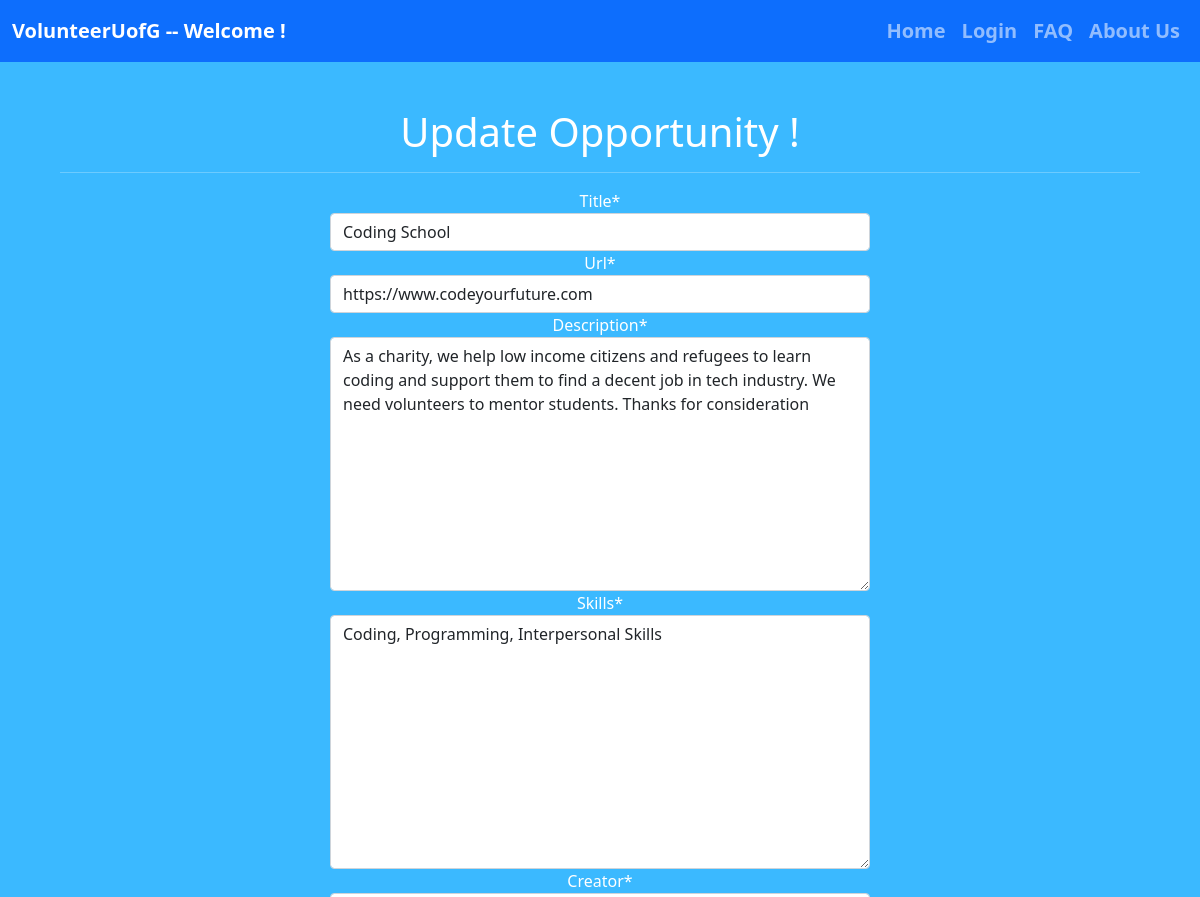
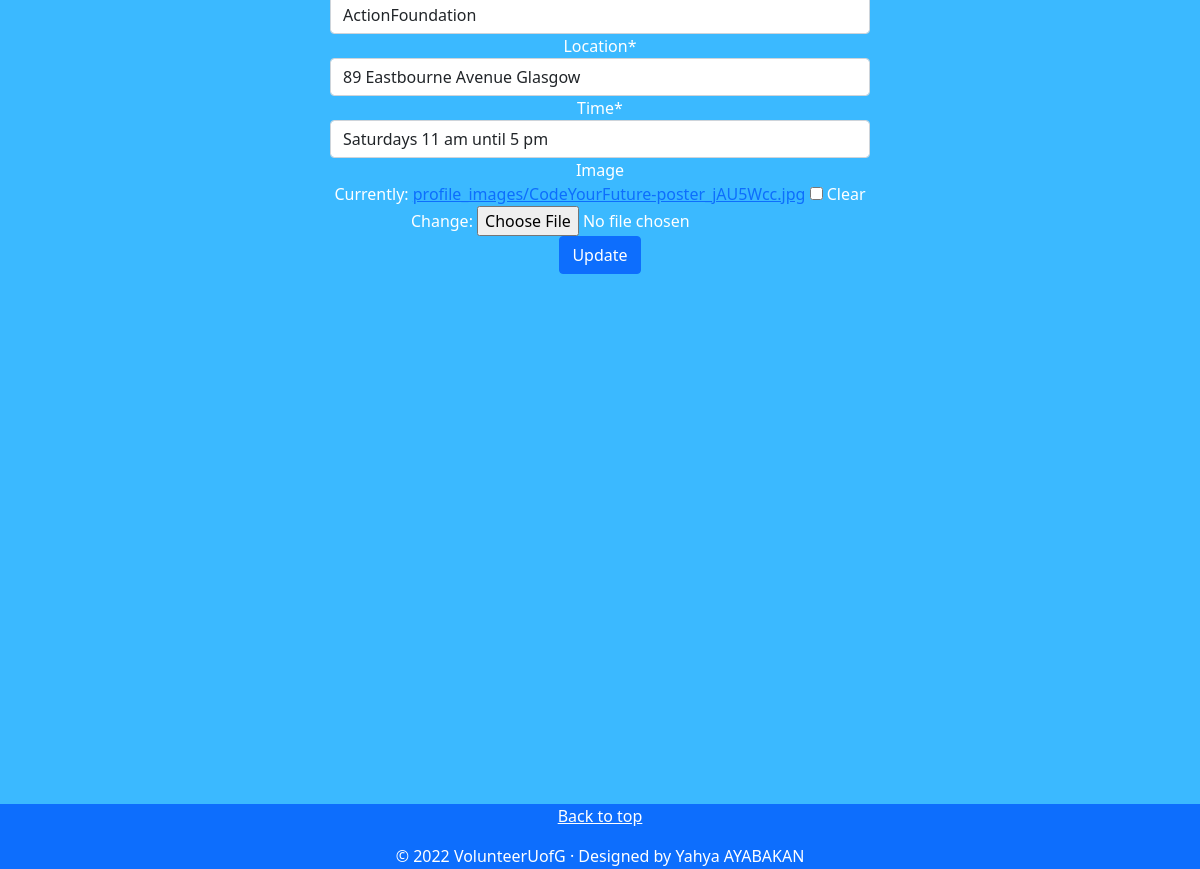
Screenshot of /updateOpportunity/4/ with the database file from the repository (2 pictures, top to bottom).
### volunteerUofG/models.py (models this page shows, shortened)
class Opportunity(models.Model):
    title = models.CharField(max_length= 50, blank = False)
    creator = models.ForeignKey(Charity, on_delete=models.CASCADE)
    url = models.CharField(max_length=60)
    description = models.TextField(max_length=500,default='')
    skills = models.TextField(max_length=500,default='')
    location = models.CharField(max_length= 350,default='')
    time = models.CharField(max_length= 350, default='')
    image = models.ImageField(upload_to= 'profile_images', null=True, blank=True,default='https://www.covenantgroup.com/img/84')

### volunteerUofG/views.py (the view)
# urls.py: path('updateOpportunity/<str:pk>/', views.updateOpportunity, name='updateOpportunity'),
def updateOpportunity(request, pk):
    opportunity = Opportunity.objects.get(id = pk)
    opportunity_form = OpportunityForm( instance = opportunity)
    if request.method == 'POST':
        opportunity_form = OpportunityForm(request.POST, instance = opportunity)
        if opportunity_form.is_valid():
            opportunity_form.save()
            return redirect('/')
    context = { 'opportunity_form' : opportunity_form }
    return render(request, 'volunteerUofG/updateOpportunity.html', context)

### volunteerUofG/forms.py
class OpportunityForm(forms.ModelForm):
    class Meta:
        model = Opportunity
        fields = ('title','url','description', 'skills', 'creator', 'location', 'time', 'image')

### volunteerUofG/models.py (called while the page is built)
    def __str__(self):
    	return self.user.username

### volunteerUofG/templates/volunteerUofG/updateOpportunity.html
{% extends "volunteerUofG/base.html" %} {% load crispy_forms_tags %}{% block content %}
<div class="container mt-3" style="text-align: center; padding: 30px;">
    <h1 style="text-align: center;">Update Opportunity !</h1>
    <hr> {% if registered %} VolunteerUofG says: <strong>Thank you for helping our society !</strong>
    <a href="/">Return to the homepage.</a><br />{% else %}
    <form action="" method="POST">
        <div class="col-md-5" style="text-align: center;  position: relative; left: 25%; right: 25%;
            width:50%;">
            {% csrf_token %} {{ opportunity_form|crispy }}
        </div>
        <input type="submit" name="Submit" class="btn btn-primary" value="Update">
    </form>
    {% endif %}
</div>
{% endblock %}

### rows the page displays
Opportunity: title "Coding School", url "https://www.codeyourfuture.com", description "As a charity, we help low income citizens and refugees to learn coding and support them to find a decent job in tech industry. We need volunteers to mentor students. Thanks for consideration", skills "Coding, Programming, Interpersonal Skills", creator "ActionFoundation", location "89 Eastbourne Avenue Glasgow", time "Saturdays 11 am until 5 pm"
